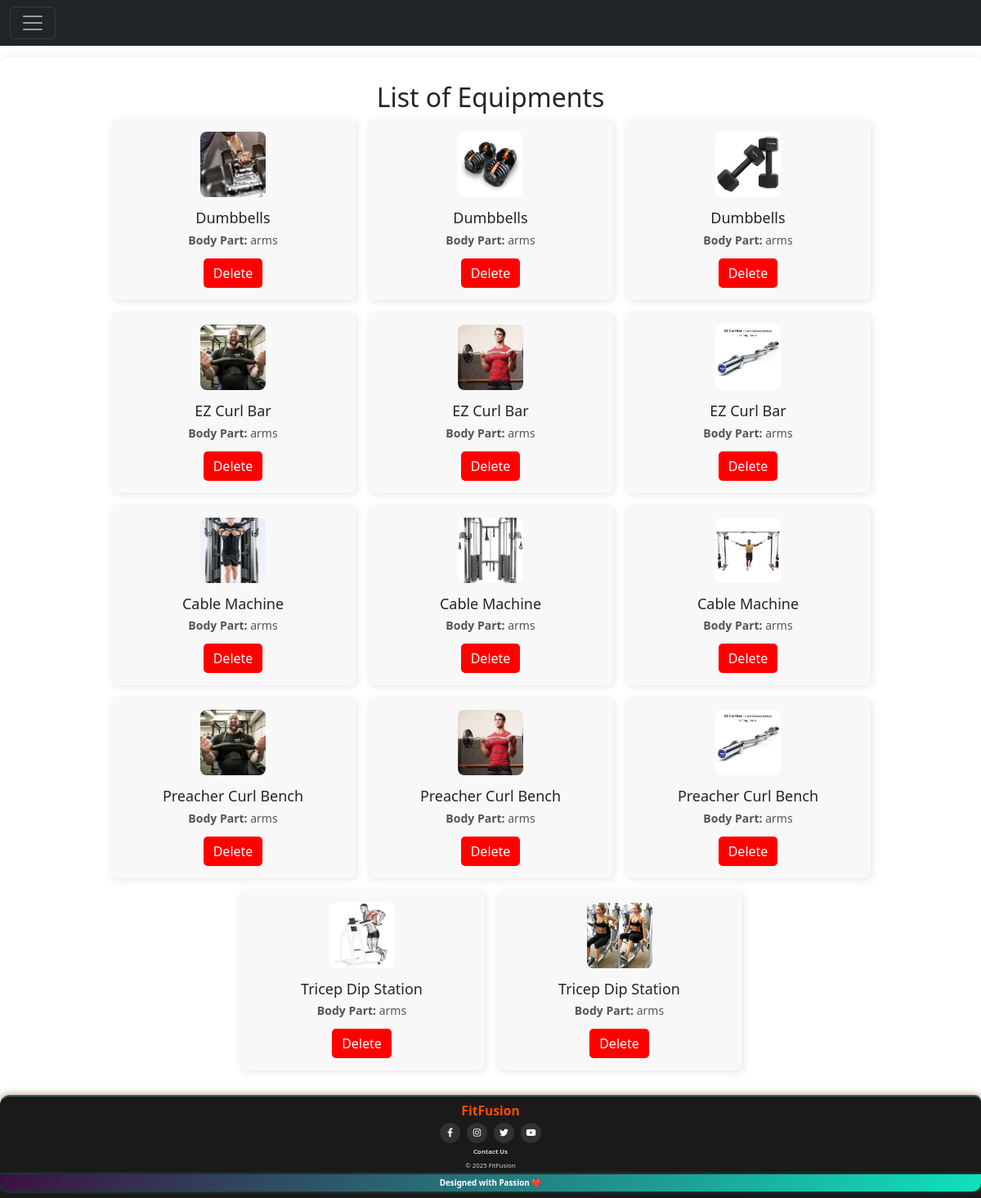
Page /view_equipments/ (signed in) on the committed database.
### gym/models.py (models this page shows, shortened)
class GymFacilities(models.Model):
    gym = models.ForeignKey(Gym,related_name='facilities', on_delete=models.CASCADE)
    body_part = models.CharField(max_length=60 ,choices=[
        ('Chest', 'Chest'),
        ('Back', 'Back'),
        ('Legs', 'Legs'),
        ('Arms', 'Arms'),
        ('Shoulders', 'Shoulders'),
        ('Abs', 'Abs'),
        ('Full Body', 'Full Body'),
        ('Cardio', 'Cardio'),
        ('Flexibility', 'Flexibility'),
    ])
    equipment_name =models.CharField(max_length=100)
    equipment_image = models.ImageField(upload_to='gym/gym_facilities')

### gym/gym_views.py (the view)
# urls.py: path('view_equipments/',gym_views.view_equipment,name='view_equipments'),
def view_equipment(request):
     if request.method=="GET":
          if "session_key" not in request.session:
                return redirect("gym_login")
          else:
            id= request.session['session_key']
            owner_gym = Gym.objects.get(gym_id=id)
            '''Your view_equipment function retrieves all added equip.. belonging to
              the logged-in gym owner and displays them in view_trainer.html.'''
            equip_list = GymFacilities.objects.filter(gym=owner_gym)
            return render(request, 'gym/gym/view_equipment.html', {'equip_key': equip_list})

### gym/templates/gym/gym/view_equipment.html (shortened to what this page needs)
{% extends 'gym/gym/gym_base.html' %}
{% block content %}
<div class="equipment-container">
  <h2>List of Equipments</h2>
  {% if equip_key %}
    <div class="equipment-list">
      {% for eqp in equip_key %}
      <div class="equipment-card">
        <img src="{{ eqp.equipment_image.url }}" class="equipment-image" alt="Equipment Image">
        <h3>{{ eqp.equipment_name }}</h3>
        <p><strong>Body Part:</strong> {{ eqp.body_part }}</p>
           <form action="{% url 'delete_equipment' eqp.id %}" method="POST" onsubmit="return confirm('Are you sure you want to delete this equipment?');">
               <button type="submit" class="delete-btn">Delete</button>
           </form>
      </div>
      {% endfor %}
    </div>
  {% else %}
    <p>No equipment available.</p>
  {% endif %}
</div>
{% endblock %}

### gym/static/gym/CSS/fit_fusion.css (style rules this page uses)
* { margin: 0; padding: 0; box-sizing: border-box; }
body { font-family: Arial, sans-serif; background-color: #f5f5f5; color: #333; line-height: 1.6; display: flex; flex-direction: column; min-height: 100vh; }
h1, h2, h3 { color: #222; margin-bottom: 15px; }
body::before { content: ""; display: block; height: 70px; }

### gym/templates/gym/gym/view_equipment.html (style rules this page uses)
.equipment-container { padding: 20px; text-align: center; }
.equipment-list { display: flex; flex-wrap: wrap; gap: 15px; justify-content: center; }
.equipment-card { background: #f8f8f8; border-radius: 8px; box-shadow: 2px 2px 10px rgba(0, 0, 0, 0.1); padding: 15px; width: 300px; text-align: center; }
.equipment-image { width: 80px; height: 80px; border-radius: 8px; object-fit: cover; margin-bottom: 10px; }
.equipment-card h3 { margin: 5px 0; font-size: 18px; }
.equipment-card p { font-size: 14px; color: #555; margin: 4px 0; }
.delete-btn { background: red; color: white; padding: 6px 12px; border: none; cursor: pointer; border-radius: 5px; margin-top: 8px; text-decoration: none; display: inline-block; }

### rows in the picture
GymFacilities: equipment_image (picture), equipment_name "Dumbbells", body_part "arms"
GymFacilities: equipment_image (picture), equipment_name "Dumbbells", body_part "arms"
GymFacilities: equipment_image (picture), equipment_name "Dumbbells", body_part "arms"
GymFacilities: equipment_image (picture), equipment_name "EZ Curl Bar", body_part "arms"
GymFacilities: equipment_image (picture), equipment_name "EZ Curl Bar", body_part "arms"
GymFacilities: equipment_image (picture), equipment_name "EZ Curl Bar", body_part "arms"
GymFacilities: equipment_image (picture), equipment_name "Cable Machine", body_part "arms"
GymFacilities: equipment_image (picture), equipment_name "Cable Machine", body_part "arms"
GymFacilities: equipment_image (picture), equipment_name "Cable Machine", body_part "arms"
GymFacilities: equipment_image (picture), equipment_name "Preacher Curl Bench", body_part "arms"
GymFacilities: equipment_image (picture), equipment_name "Preacher Curl Bench", body_part "arms"
GymFacilities: equipment_image (picture), equipment_name "Preacher Curl Bench", body_part "arms"
GymFacilities: equipment_image (picture), equipment_name "Tricep Dip Station", body_part "arms"
GymFacilities: equipment_image (picture), equipment_name "Tricep Dip Station", body_part "arms"
